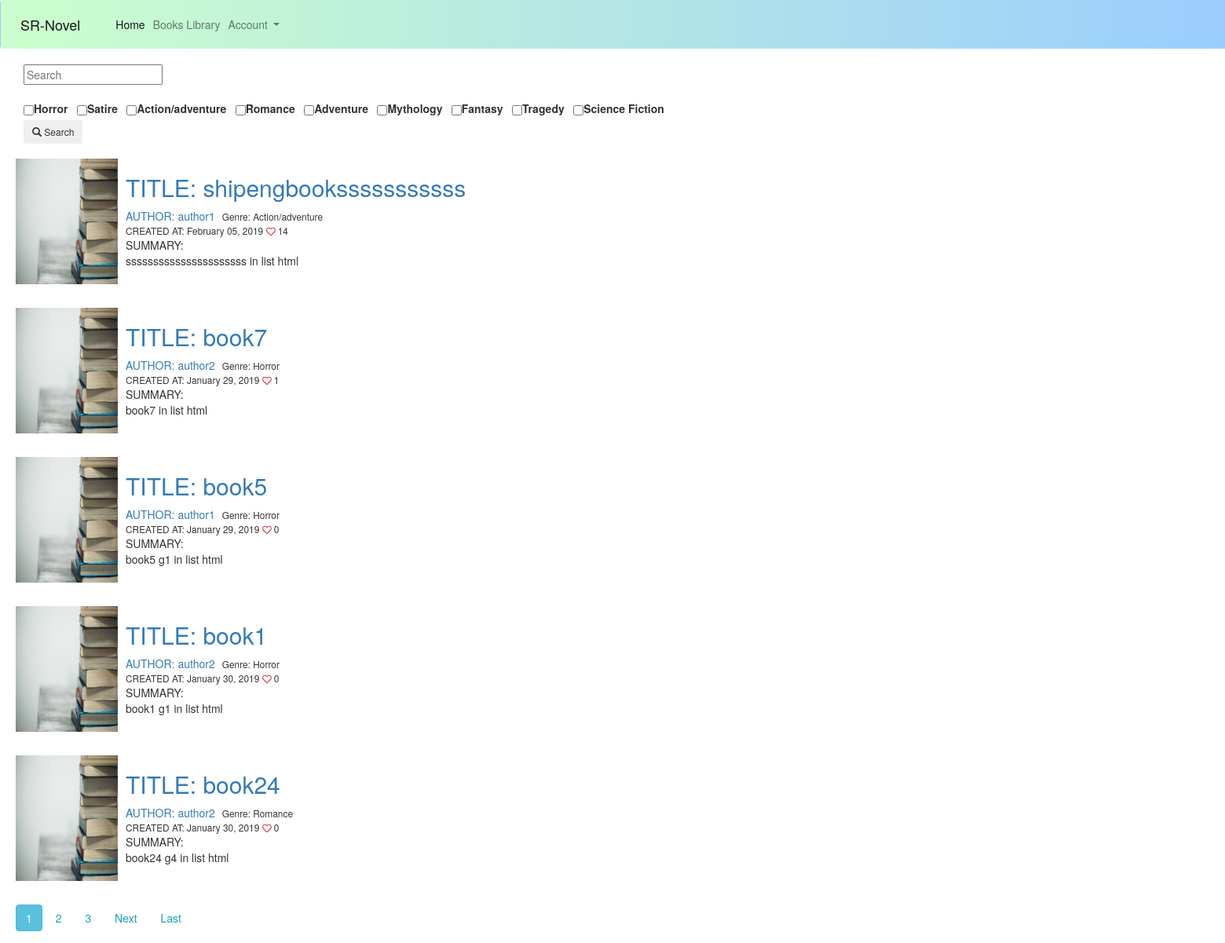
Page /application/books/ on the committed database.
### application/models.py (models this page shows, shortened)
class Genre(models.Model):
    name = models.CharField(max_length=200, help_text='Enter a book genre (e.g. Science Fiction)')
    def __str__(self):
        return '%s' % (self.name)

class Book(models.Model):
    title = models.CharField(max_length=200,blank=True, null=True)
    author = models.ForeignKey('Author', on_delete=models.SET_NULL,blank=True, null=True)
    summary = models.TextField(max_length=1000, help_text='Enter a brief description of the book')
    isbn = models.CharField('ISBN', max_length=13, help_text='13 Character <a href="https://www.isbn-international.org/content/what-isbn">ISBN number</a>')
    genre = models.ManyToManyField(Genre, help_text='Select multiple genres for this book')
    wordCount = models.IntegerField(default=0)
    chapterCount = models.IntegerField(default=0,blank=True,null=True)
    bookFile = models.FileField(blank=True, null=True,upload_to='book_files')
    like = models.IntegerField(default=0,blank=True,null=True)
    date_uploaded = models.DateTimeField(default = timezone.now)
    bookImage = models.ImageField(default ='default_book.jpg', upload_to='book_images')
    created_author= models.ForeignKey(User,on_delete=models.SET_NULL, blank=True, null=True)
    class Meta:
        ordering = ['-like', 'chapterCount', 'date_uploaded', '-wordCount']

class Author(models.Model):
    authorName = models.CharField(max_length=200)
    """authorId = models.CharField(max_length=200,blank=True, null=True)"""
    """bookId = models.OneToManyField()" "book of author ownered"""
    def __str__(self):
        return '%s' % (self.authorName)

### application/views.py (the view, shortened to what this page needs)
# urls.py: path('books/', BookListView.as_view(),name='booklist'),
class BookListView(ListView):
    model = Book
    template_name= 'application/book_list.html'
    context_object_name='booklist'
    ordering = ['-date_uploaded']
    paginate_by = 5
    searchq=None
    def get_context_data(self, **kwargs):
        context = super(BookListView, self).get_context_data(**kwargs)
        genres = Genre.objects.all()
        context['searchq'] = BookListView.searchq
        context['genre_list']= genres
        return context
    def get_queryset(self):
        query = self.request.GET.getlist("q", None)
        link=None
        qs = Book.objects.all()
        BookListView.searchq= link
        return qs

### application/templates/application/book_list.html (shortened to what this page needs)
{% extends "home_base.html" %}
{% block content %}
	<div id="container">
		<div class="sidenav" style="align-items: left;width: 800px;margin-left: 30px;margin-top: 10px;">
			<form method="GET" action="/application/books/" style="width: 1000px;">
				<input type="text" name="q" placeholder="Search" value ="{{ query|escape }}" style="margin-bottom: 20px;display: inline;">
				<b>
					<div style="width: 1000px;">
						{% for genre in genre_list %}
						<label class="form-check form-check-inline">
							<input type="checkbox" style="margin-left: 0px;margin-right: 0px;" name="q"
							value="{{ genre|escape }}">
							<label class="form-check-label" for="inlineCheckbox2">{{genre}}</label>
						</label>
						{% endfor %}
					</div>
				</b>
				<p>
					<button class="btn btn-sm" type="submit" value="Search"  style="margin-left: 0px;">
					<span class="glyphicon glyphicon-search"></span> Search</button>
				</p>
			</form>
		</div>
		<div id="center" style="margin-left: 20px;margin-top: 10px;width: 900px">
			{% for book in booklist %}
				<article class="media content-section"  style="margin-left">
					<img class="rectangle article-img ml-10 mb-3 mr-3 mt-2" src="{{ book.bookImage.url }}" width="130px" height="160px">
					<div class="media-body ml-10 mb-3 mr-3 mt-2">
						<h2><a class = "article-title" href=" {% url 'book-detail' book.id %} "> TITLE: {{ book.title }} </a></h2>
						<div class="article-metadata">
							<a class="mr-2" href="#">AUTHOR: {{ book.author }}</a>
							<small class="test-muted">Genre: {% for genre in book.genre.all %}
								{{genre}}
							{% endfor %} <br>  CREATED AT: {{ book.date_uploaded|date:"F d, Y" }} <i class="far fa-heart text-danger"></i> {{book.like}} </small>
						</div>
						<p class="article-content">SUMMARY:<br> {{ book.summary }} in list html</p>
					</div>
				</article>
			{% endfor %}
			<div style="width:1500px; margin:0 auto;margin-top: 20px">
				{% if is_paginated %}
					{% for num in page_obj.paginator.page_range %}
						{% if page_obj.number == num %}
							{% if searchq %}
								<a class="btn btn-info mb-4" href="?{{searchq}}&page={{ num }}"> {{ num }}</a>
							{% else %}
								<a class="btn btn-info mb-4" href="?page={{ num }}"> {{ num }}</a>
							{% endif %}
							{% elif num > page_obj.number|add:'-3' and num < page_obj.number|add:'3' %}
							{% if searchq %}
								<a class="btn btn-outline-info mb-4" href="?{{searchq}}&page={{ num }}"> {{ num }}</a>
							{% else %}
								<a class="btn btn-outline-info mb-4" href="?page={{ num }}"> {{ num }}</a>
							{% endif %}
						{% endif %}
					{% endfor %}
					{% if page_obj.has_next %}
						{% if searchq %}
							<a class="btn btn-outline-info mb-4" href="?{{searchq}}&page= {{ page_obj.next_page_number }}">Next</a>
							<a class="btn btn-outline-info mb-4" href="?{{searchq}}&page= {{ page_obj.paginator.num_pages }}">Last</a>
						{% else %}
							<a class="btn btn-outline-info mb-4" href="?page={{ page_obj.next_page_number }}">Next</a>
							<a class="btn btn-outline-info mb-4" href="?page={{ page_obj.paginator.num_pages }}">Last</a>
						{% endif %}
					{% endif%}
				{% endif %}
			</div>
		</div>
	</div>
{% endblock %}

### rows in the picture
Genre: name "Horror"
Genre: name "Satire"
Genre: name "Action/adventure"
Genre: name "Romance"
Genre: name "Adventure"
Genre: name "Mythology"
Genre: name "Fantasy"
Genre: name "Tragedy"
Genre: name "Science Fiction"
Book: bookImage (placeholder picture), title "shipengbooksssssssssss", author "author1", date_uploaded "February 05, 2019", like "14", summary "ssssssssssssssssssssss"
Book: bookImage (placeholder picture), title "book7", author "author2", date_uploaded "January 29, 2019", like "1", summary "book7"
Book: bookImage (placeholder picture), title "book5", author "author1", date_uploaded "January 29, 2019", like "0", summary "book5 g1"
Book: bookImage (placeholder picture), title "book1", author "author2", date_uploaded "January 30, 2019", like "0", summary "book1 g1"
Book: bookImage (placeholder picture), title "book24", author "author2", date_uploaded "January 30, 2019", like "0", summary "book24 g4"

### other values in the picture
{{ num }} "1"
{{ num }} "2" "3"
